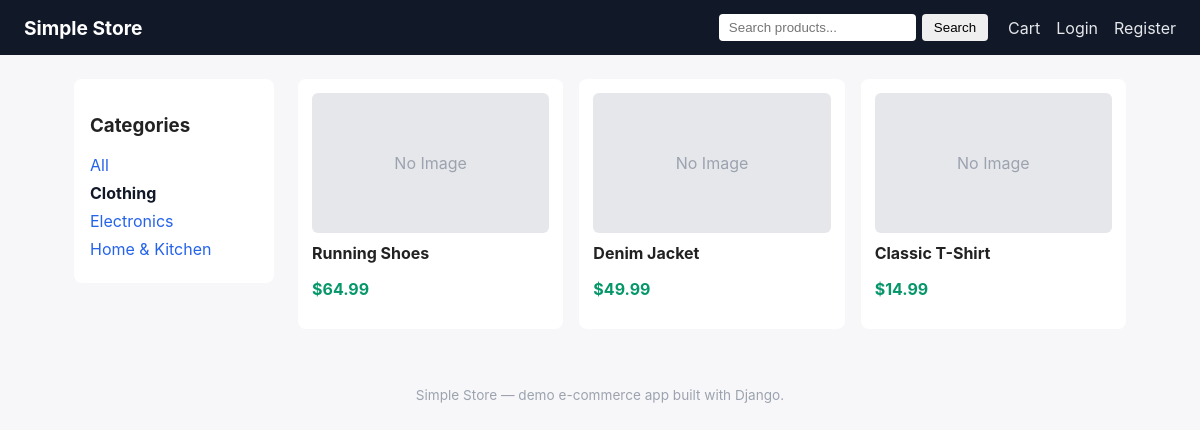
The page /?category=clothing on the database its author committed.
### store/models.py (models this page shows, shortened)
class Category(models.Model):
    name = models.CharField(max_length=100, unique=True)
    slug = models.SlugField(max_length=120, unique=True)
    class Meta:
        verbose_name_plural = 'categories'
        ordering = ['name']

class Product(models.Model):
    category = models.ForeignKey(
        Category, related_name='products', on_delete=models.SET_NULL, null=True, blank=True
    )
    name = models.CharField(max_length=200)
    slug = models.SlugField(max_length=220, unique=True)
    description = models.TextField(blank=True)
    price = models.DecimalField(max_digits=10, decimal_places=2)
    stock = models.PositiveIntegerField(default=0)
    image_url = models.URLField(blank=True, help_text='Optional: link to a product image')
    is_active = models.BooleanField(default=True)
    created_at = models.DateTimeField(auto_now_add=True)
    class Meta:
        ordering = ['-created_at']
    def get_absolute_url(self):
        return reverse('product_detail', args=[self.slug])
    def in_stock(self):
        return self.stock > 0

### store/views.py (the view)
# urls.py: path('', views.product_list, name='product_list'),
def product_list(request):
    products = Product.objects.filter(is_active=True)
    categories = Category.objects.all()
    category_slug = request.GET.get('category')
    if category_slug:
        products = products.filter(category__slug=category_slug)
    query = request.GET.get('q')
    if query:
        products = products.filter(name__icontains=query)
    context = {
        'products': products,
        'categories': categories,
        'active_category': category_slug,
        'query': query or '',
    }
    return render(request, 'store/product_list.html', context)

### store/context_processors.py (called while the page is built)
def cart_item_count(request):
    from .views import get_cart
    try:
        cart = get_cart(request)
        count = cart.total_items
    except Exception:
        count = 0
    return {'cart_item_count': count}

### store/models.py (called while the page is built)
    @property
    def total_items(self):
        return sum(item.quantity for item in self.items.all())

### store/views.py (called while the page is built)
def get_cart(request):
    if request.user.is_authenticated:
        cart, _ = Cart.objects.get_or_create(user=request.user)
        return cart
    if not request.session.session_key:
        request.session.create()
    session_key = request.session.session_key
    cart, _ = Cart.objects.get_or_create(session_key=session_key, user=None)
    return cart

### store/templates/store/product_list.html (shortened to what this page needs)
{% extends 'store/base.html' %}
{% block content %}
<div class="page-layout">
    <aside class="sidebar">
        <h3>Categories</h3>
        <ul class="category-list">
            <li><a href="{% url 'product_list' %}" class="{% if not active_category %}active{% endif %}">All</a></li>
            {% for category in categories %}
                <li>
                    <a href="?category={{ category.slug }}" class="{% if active_category == category.slug %}active{% endif %}">
                        {{ category.name }}
                    </a>
                </li>
            {% endfor %}
        </ul>
    </aside>
    <section class="product-grid">
        {% if products %}
            {% for product in products %}
                <a href="{{ product.get_absolute_url }}" class="product-card">
                    {% if product.image_url %}
                        <img src="{{ product.image_url }}" alt="{{ product.name }}">
                    {% else %}
                        <div class="product-card-placeholder">No Image</div>
                    {% endif %}
                    <h4>{{ product.name }}</h4>
                    <p class="price">${{ product.price }}</p>
                </a>
            {% endfor %}
        {% else %}
            <p>No products found.</p>
        {% endif %}
    </section>
</div>
{% endblock %}

### store/static/store/css/style.css (style rules this page uses)
* { box-sizing: border-box; }
body { font-family: -apple-system, BlinkMacSystemFont, 'Segoe UI', Roboto, sans-serif; margin: 0; background: #f7f7f9; color: #222; }
a { text-decoration: none; color: #2563eb; }
.page-layout { display: flex; gap: 24px; align-items: flex-start; }
.sidebar { width: 200px; background: #fff; padding: 16px; border-radius: 8px; }
.category-list { list-style: none; padding: 0; margin: 0; }
.category-list li { margin-bottom: 8px; }
.category-list a.active { font-weight: 700; color: #111827; }
.product-grid { flex: 1; display: grid; grid-template-columns: repeat(auto-fill, minmax(200px, 1fr)); gap: 16px; }
.product-card { background: #fff; border-radius: 8px; padding: 14px; color: inherit; display: block; transition: box-shadow 0.15s ease; }
.product-card-placeholder { width: 100%; height: 140px; background: #e5e7eb; border-radius: 6px; display: flex; align-items: center; justify-content: center; color: #9ca3af; }
.product-card h4 { margin: 10px 0 4px; font-size: 1rem; }
.price { color: #059669; font-weight: 700; }

### rows shown on the page
Category: name "Clothing"
Category: name "Electronics"
Category: name "Home & Kitchen"
Product: image_url "No Image", name "Running Shoes", price "64.99"
Product: image_url "No Image", name "Denim Jacket", price "49.99"
Product: image_url "No Image", name "Classic T-Shirt", price "14.99"
